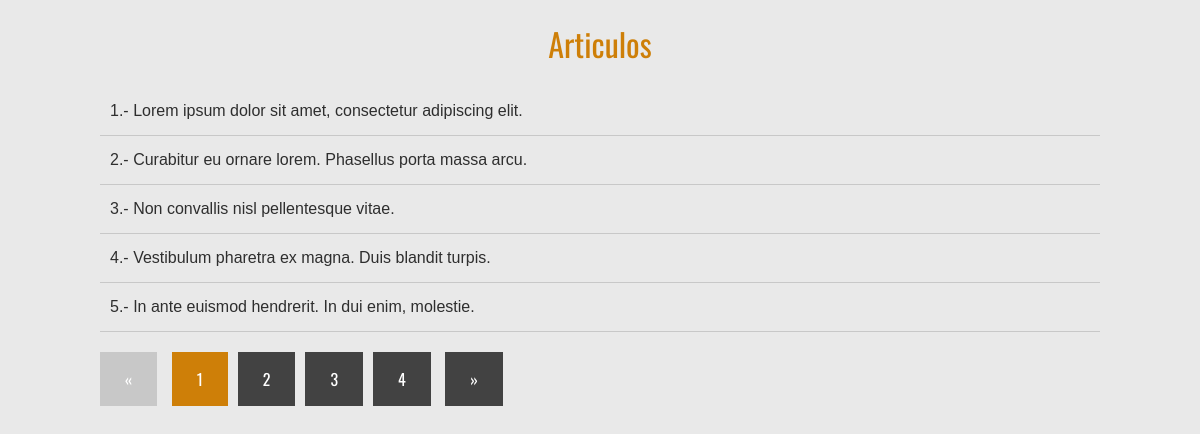
The page / on the database its author committed.
### tables this page shows
CREATE TABLE `articulos` (
  `id` int(11) NOT NULL,
  `articulo` text NOT NULL
);

### index.php (called while the page is built, shortened)
<?php
try {
	$conexion = new PDO('mysql:host=localhost:3307;dbname=curso_paginacion', 'root', '');
} catch (PDOException $e) {
	echo 'ERROR: '. $e->getMessage();
	die();
}
$pagina = isset($_GET['pagina']) ? (int)$_GET['pagina'] : 1;
$postPorPagina = 5;
$inicio = ($pagina > 1) ? ($pagina * $postPorPagina - $postPorPagina) : 0 ;
$articulos = $conexion->prepare("
	SELECT SQL_CALC_FOUND_ROWS * FROM articulos
	LIMIT $inicio, $postPorPagina
");
$articulos->execute();
$articulos = $articulos->fetchAll();
$totalArticulos = $conexion->query('SELECT FOUND_ROWS() as total');
$totalArticulos = $totalArticulos->fetch()['total'];
$numeroPaginas = ceil($totalArticulos / $postPorPagina);
require 'index.view.php';
?>

### index.view.php (the view, shortened to what this page needs)
<!DOCTYPE html>
<html lang="en">
<head>
	<link rel="stylesheet" href="estilos.css">
</head>
<body>
	<div class="contenedor">
		<h1>Articulos</h1>
		<section class="articulos">
			<ul>
				<?php foreach ($articulos as $articulo): ?>
					<li><?php echo $articulo['id'] . '.- ' . $articulo['articulo']; ?></li>
				<?php endforeach; ?>
			</ul>
		</section>
		<div class="paginacion">
			<ul>
				<?php if($pagina == 1): ?>
					<li class="disabled">&laquo;</li>
				<?php else: ?>
					<li><a href="?pagina=<?php echo $pagina - 1 ?>">&laquo;</a></li>
				<?php endif; ?>
				<?php
					for($i = 1; $i <= $numeroPaginas; $i++){
						if ($pagina === $i) {
							echo "<li class='active'><a href='?pagina=$i'>$i</a></li>";
						} else {
							echo "<li><a href='?pagina=$i'>$i</a></li>";
						}
					}
				 ?>
				<?php if($pagina == $numeroPaginas): ?>
					<li class="disabled">&raquo;</li>
				<?php else: ?>
					<li><a href="?pagina=<?php echo $pagina + 1 ?>">&raquo;</a></li>
				<?php endif; ?>
			</ul>
		</div>
	</div>
</body>
</html>

### estilos.css (style rules this page uses)
* { margin: 0; padding: 0; -webkit-box-sizing: border-box; -moz-box-sizing: border-box; box-sizing: border-box; }
body { background: #e9e9e9; color: #2e2e2e; font-family: Arial, helvetica, sans-serif; }
.contenedor { width: 90%; max-width: 1000px; margin: auto; }
h1 { margin: 20px 0; text-align: center; font-family: "Oswald", Arial, helvetica, sans-serif; color: #ce7f08; font-weight: normal; }
.contenedor .articulos { margin-bottom: 20px; }
.contenedor .articulos ul { list-style: none; }
.contenedor .articulos ul li { padding:15px 10px; border-bottom: 1px solid #c8c8c8; }
.paginacion ul { list-style: none; }
.paginacion ul li { display: inline-block; margin-right: 10px; }
.paginacion ul .active a { background: #ce7f08; }
.paginacion ul .disabled { background: #c8c8c8; display: inline-block; font-family: "Oswald", Arial, helvetica, sans-serif; padding: 15px 25px; cursor:not-allowed; color:#fff; text-decoration: none; }
.paginacion ul li a { display: inline-block; font-family: "Oswald", Arial, helvetica, sans-serif; padding: 15px 25px; background: #424242; color:#fff; text-decoration: none; }

### rows shown on the page
articulos: id "1", articulo "Lorem ipsum dolor sit amet, consectetur adipiscing elit."
articulos: id "2", articulo "Curabitur eu ornare lorem. Phasellus porta massa arcu."
articulos: id "3", articulo "Non convallis nisl pellentesque vitae."
articulos: id "4", articulo "Vestibulum pharetra ex magna. Duis blandit turpis."
articulos: id "5", articulo "In ante euismod hendrerit. In dui enim, molestie."
